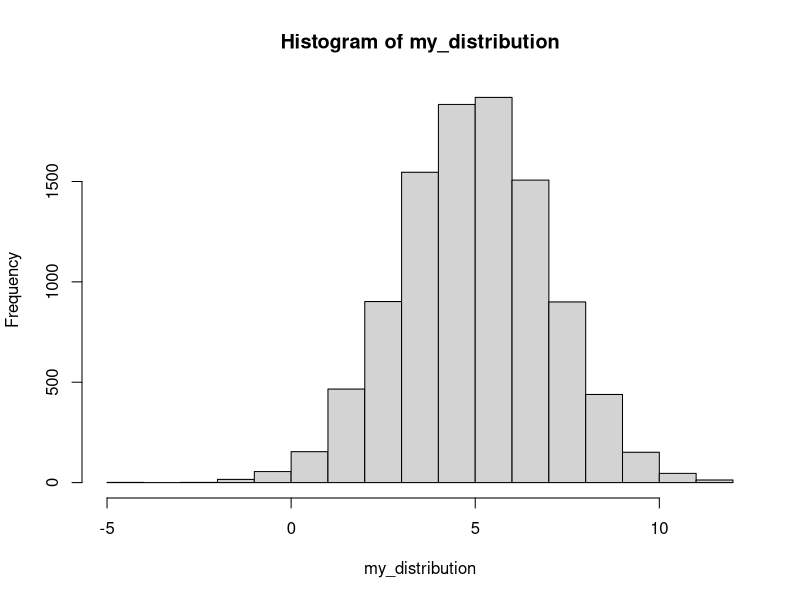
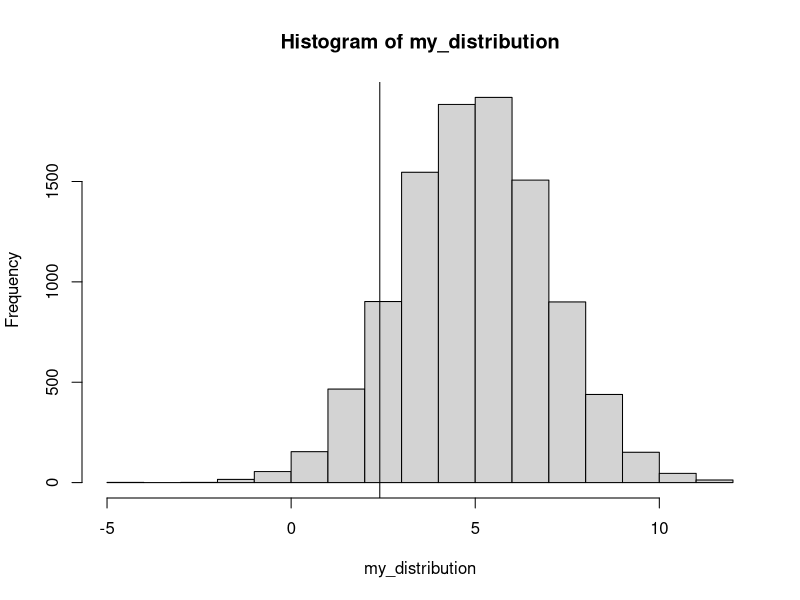

Write R code to recreate these figures, in order.
## ---- chunk 1
print("At the end of the day, R is a fancy calculator")
print(1 + 1)
## ---- chunk 2
library(tidyverse)
## ---- chunk 3
1 + 1
2 * 2
## ---- chunk 4
# Does 1 equal 1?
1 == 1

# Does 1 equal 2?
1 == 2

# Is 2 greater than 1?
2 > 1

# Is 2 greater than or equal to 2?
2 >= 2
## ---- chunk 5
my_number <- 10

print(my_number)
## ---- chunk 6
result <- 1 + 1 == 2

print(result)
## ---- chunk 7
my_vector <- c(1, 2, 3, 4, 5)
## ---- chunk 8
vector_plus_one <- my_vector + 1

print(vector_plus_one)
## ---- chunk 9
a <- c(1, 2, 3, 4, 5)
b <- c(1, 2, 3, 0, 10)

print(a + b)
print(a == b)
## ---- chunk 10
mean(x = my_vector)
## ---- chunk 11
help(mean)
?mean
## ---- chunk 12
# Your code here

## ---- chunk 13
my_distribution <- rnorm(n = 10000, mean = 5, sd = 2)

# Here are the first 50 values
print(my_distribution[1:50])

# This is the mean
mean(my_distribution)

# This is the standard deviation
sd(my_distribution)

# Here's a histogram
hist(my_distribution)
## ---- chunk 14
tenth_percentile <- quantile(x = my_distribution, probs = .1)

print(tenth_percentile)
## ---- chunk 15
hist(my_distribution)

abline(v = tenth_percentile)
## ---- chunk 16
# Your code here

